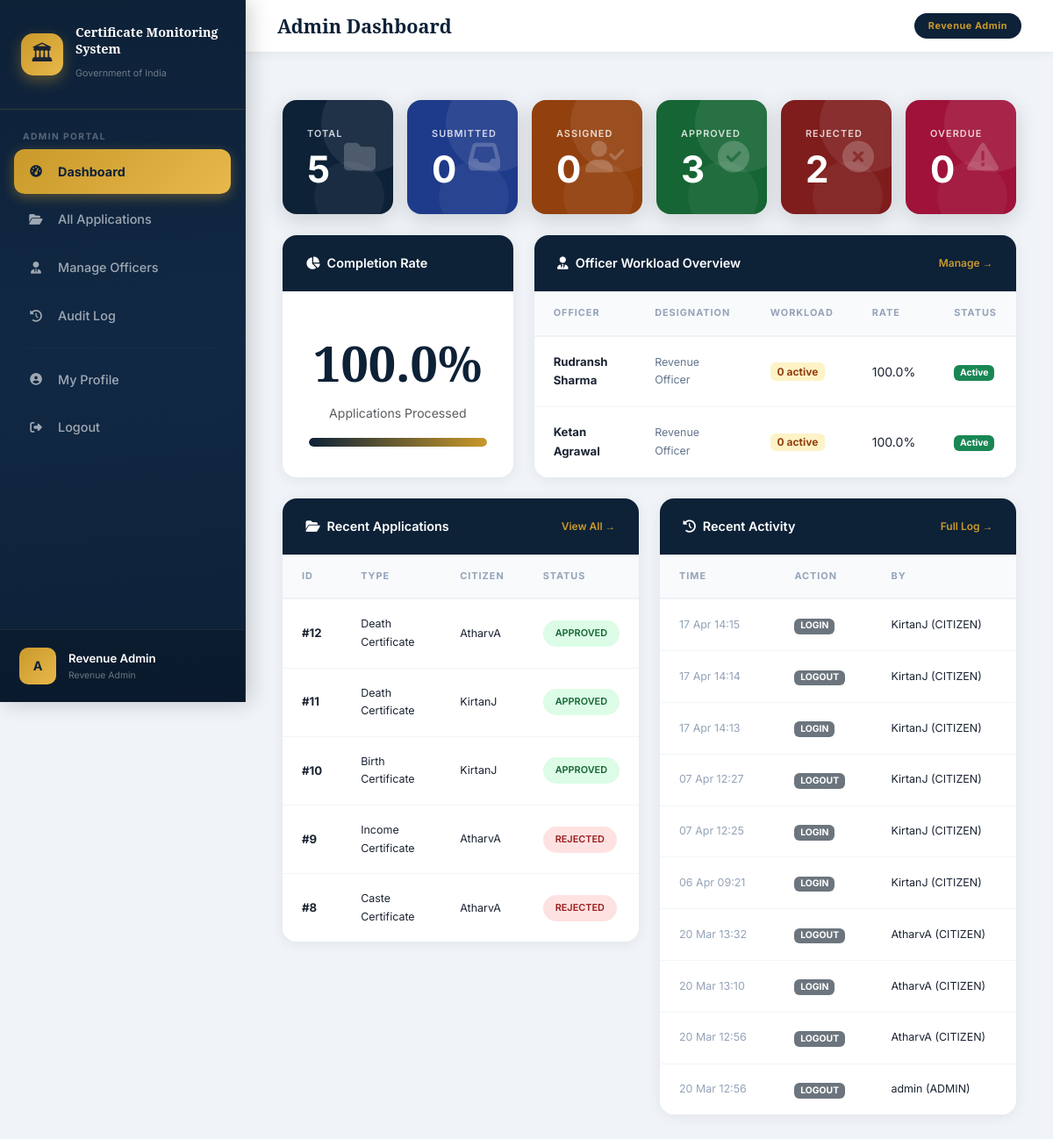
The page /admin-panel/dashboard/ (signed in) on the database its author committed.
### users/models.py (models this page shows, shortened)
class User(AbstractUser):
    CITIZEN = 'CITIZEN'
    OFFICER = 'OFFICER'
    ADMIN = 'ADMIN'
    ROLE_CHOICES = [
        (CITIZEN, 'Citizen'),
        (OFFICER, 'Revenue Officer'),
        (ADMIN, 'Revenue Admin'),
    ]
    role = models.CharField(max_length=10, choices=ROLE_CHOICES, default=CITIZEN)
    phone = models.CharField(max_length=15, blank=True)
    address = models.TextField(blank=True)
    created_at = models.DateTimeField(auto_now_add=True)
    def is_citizen(self):
        return self.role == self.CITIZEN
    def is_officer(self):
        return self.role == self.OFFICER
    def is_admin(self):
        return self.role == self.ADMIN
    def get_role_display_name(self):
        return dict(self.ROLE_CHOICES).get(self.role, self.role)
    def __str__(self):
        return f"{self.username} ({self.role})"

class OfficerProfile(models.Model):
    user = models.OneToOneField(User, on_delete=models.CASCADE, related_name='officer_profile')
    designation = models.CharField(max_length=100, default='Revenue Officer')
    workload_count = models.IntegerField(default=0)
    is_active = models.BooleanField(default=True)
    is_flagged = models.BooleanField(default=False)
    flag_reason = models.TextField(blank=True)
    admin_remarks = models.TextField(blank=True)
    joined_date = models.DateTimeField(auto_now_add=True)
    def get_completion_rate(self):
        from applications.models import CertificateApplication
        total = CertificateApplication.objects.filter(assigned_officer=self).count()
        done = CertificateApplication.objects.filter(
            assigned_officer=self,
            status__in=['APPROVED', 'REJECTED']
        ).count()
        return round((done / total * 100), 1) if total > 0 else 0

### applications/models.py (models this page shows, shortened)
class CertificateApplication(models.Model):
    SUBMITTED = 'SUBMITTED'
    ASSIGNED = 'ASSIGNED'
    APPROVED = 'APPROVED'
    REJECTED = 'REJECTED'
    OVERDUE = 'OVERDUE'
    STATUS_CHOICES = [
        (SUBMITTED, 'Submitted'),
        (ASSIGNED, 'Assigned'),
        (APPROVED, 'Approved'),
        (REJECTED, 'Rejected'),
        (OVERDUE, 'Overdue'),
    ]
    CASTE = 'CASTE'
    INCOME = 'INCOME'
    BIRTH = 'BIRTH'
    DEATH = 'DEATH'
    CERTIFICATE_CHOICES = [
        (CASTE, 'Caste Certificate'),
        (INCOME, 'Income Certificate'),
        (BIRTH, 'Birth Certificate'),
        (DEATH, 'Death Certificate'),
    ]
    citizen = models.ForeignKey(User, on_delete=models.CASCADE, related_name='applications')
    assigned_officer = models.ForeignKey(
        OfficerProfile, on_delete=models.SET_NULL, null=True, blank=True,
        related_name='assigned_applications'
    )
    certificate_type = models.CharField(max_length=20, choices=CERTIFICATE_CHOICES)
    status = models.CharField(max_length=15, choices=STATUS_CHOICES, default=SUBMITTED)
    applicant_name = models.CharField(max_length=100)
    applicant_dob = models.DateField()
    applicant_gender = models.CharField(max_length=10, choices=[
        ('Male', 'Male'), ('Female', 'Female'), ('Other', 'Other')
    ])
    applicant_phone = models.CharField(max_length=15)
    applicant_address = models.TextField()
    aadhar_number = models.CharField(max_length=12)
    aadhar_photo = models.ImageField(upload_to='aadhar/%Y/%m/', null=True, blank=True)
    caste_name = models.CharField(max_length=100, blank=True)
    caste_category = models.CharField(max_length=10, blank=True, choices=[
        ('SC', 'SC'), ('ST', 'ST'), ('OBC', 'OBC'), ('General', 'General'),
    ])
    father_name = models.CharField(max_length=100, blank=True)
    purpose = models.TextField(blank=True)
    annual_income = models.CharField(max_length=20, blank=True)
    occupation = models.CharField(max_length=100, blank=True)
    income_purpose = models.TextField(blank=True)
    birth_place = models.CharField(max_length=200, blank=True)
    mother_name = models.CharField(max_length=100, blank=True)
    birth_father_name = models.CharField(max_length=100, blank=True)
    hospital_name = models.CharField(max_length=200, blank=True)
    deceased_name = models.CharField(max_length=100, blank=True)
    death_date = models.DateField(null=True, blank=True)
    death_place = models.CharField(max_length=200, blank=True)
    cause_of_death = models.CharField(max_length=200, blank=True)
    informant_name = models.CharField(max_length=100, blank=True)
    relation_to_deceased = models.CharField(max_length=50, blank=True)
    submitted_date = models.DateTimeField(default=timezone.now)
    assigned_date = models.DateTimeField(null=True, blank=True)
    due_date = models.DateTimeField(null=True, blank=True)
    processed_date = models.DateTimeField(null=True, blank=True)
    remarks = models.TextField(blank=True)
    class Meta:
        ordering = ['-submitted_date']

### automation/models.py (models this page shows, shortened)
class AuditLog(models.Model):
    performed_by = models.ForeignKey(
        'users.User', on_delete=models.SET_NULL, null=True, blank=True,
        related_name='audit_logs'
    )
    application = models.ForeignKey(
        'applications.CertificateApplication', on_delete=models.SET_NULL,
        null=True, blank=True, related_name='audit_logs'
    )
    action = models.CharField(max_length=50)
    description = models.TextField(blank=True)
    timestamp = models.DateTimeField(default=timezone.now)
    ip_address = models.GenericIPAddressField(null=True, blank=True)
    class Meta:
        ordering = ['-timestamp']

### admin_panel/views.py (the view)
    def wrapper(request, *args, **kwargs):
        if not request.user.is_authenticated or not request.user.is_admin():
            messages.error(request, 'Access denied. Admin only.')
            return redirect('login')
        return view_func(request, *args, **kwargs)

### templates/admin_panel/dashboard.html (shortened to what this page needs)
{% extends 'base.html' %}
{% block page_title %}Admin Dashboard{% endblock %}
{% block active_dashboard %}active{% endblock %}
{% block content %}
<div class="row g-3 mb-4">
    <div class="col-6 col-md-2">
        <div class="stat-card" style="background:#0d2137;">
            <div class="stat-label">Total</div>
            <div class="stat-value">{{ total }}</div>
            <i class="fas fa-folder stat-icon"></i>
        </div>
    </div>
    <div class="col-6 col-md-2">
        <div class="stat-card" style="background:#1e3a8a;">
            <div class="stat-label">Submitted</div>
            <div class="stat-value">{{ submitted }}</div>
            <i class="fas fa-inbox stat-icon"></i>
        </div>
    </div>
    <div class="col-6 col-md-2">
        <div class="stat-card" style="background:#92400e;">
            <div class="stat-label">Assigned</div>
            <div class="stat-value">{{ assigned }}</div>
            <i class="fas fa-user-check stat-icon"></i>
        </div>
    </div>
    <div class="col-6 col-md-2">
        <div class="stat-card" style="background:#166534;">
            <div class="stat-label">Approved</div>
            <div class="stat-value">{{ approved }}</div>
            <i class="fas fa-check-circle stat-icon"></i>
        </div>
    </div>
    <div class="col-6 col-md-2">
        <div class="stat-card" style="background:#7f1d1d;">
            <div class="stat-label">Rejected</div>
            <div class="stat-value">{{ rejected }}</div>
            <i class="fas fa-times-circle stat-icon"></i>
        </div>
    </div>
    <div class="col-6 col-md-2">
        <div class="stat-card" style="background:#9f1239;">
            <div class="stat-label">Overdue</div>
            <div class="stat-value">{{ overdue }}</div>
            <i class="fas fa-exclamation-triangle stat-icon"></i>
        </div>
    </div>
</div>
<div class="row g-4 mb-4">
    <div class="col-md-4">
        <div class="card h-100">
            <div class="card-header-navy"><span><i class="fas fa-chart-pie me-2"></i>Completion Rate</span></div>
            <div class="card-body d-flex flex-column align-items-center justify-content-center py-4">
                <div style="font-size:3.5rem;font-weight:900;color:#0d2137;font-family:'Noto Serif',serif;">{{ completion_pct }}%</div>
                <p class="text-muted mb-3" style="font-size:0.88rem;">Applications Processed</p>
                <div class="progress w-100" style="height:10px;">
                    <div class="progress-bar" role="progressbar"
                         style="width:{{ completion_pct }}%;background:linear-gradient(90deg,#0d2137,#c9992a);"
                         aria-valuenow="{{ completion_pct }}" aria-valuemin="0" aria-valuemax="100">
                    </div>
                </div>
            </div>
        </div>
    </div>
    <div class="col-md-8">
        <div class="card h-100">
            <div class="card-header-navy">
                <span><i class="fas fa-user-tie me-2"></i>Officer Workload Overview</span>
                <a href="{% url 'manage_officers' %}" style="color:#c9992a;font-size:0.75rem;text-decoration:none;">Manage →</a>
            </div>
            <div class="card-body p-0">
                <table class="table table-clean mb-0">
                    <thead>
                        <tr><th>Officer</th><th>Designation</th><th>Workload</th><th>Rate</th><th>Status</th></tr>
                    </thead>
                    <tbody>
                        {% for officer in officers %}
                        <tr>
                            <td>
                                <strong>{{ officer.user.get_full_name|default:officer.user.username }}</strong>
                            </td>
                            <td style="font-size:0.78rem;color:#64748b;">{{ officer.designation }}</td>
                            <td>
                                <span class="badge" style="background:#fef3c7;color:#92400e;font-size:0.75rem;">{{ officer.workload_count }} active</span>
                            </td>
                            <td style="font-size:0.88rem;">{{ officer.get_completion_rate }}%</td>
                            <td>
                                {% if officer.is_active %}
                                <span class="badge bg-success" style="font-size:0.65rem;">Active</span>
                                {% else %}
                                <span class="badge bg-danger" style="font-size:0.65rem;">Inactive</span>
                                {% endif %}
                            </td>
                        </tr>
                        {% empty %}
                        <tr><td colspan="5" class="text-center text-muted py-3" style="font-size:0.88rem;">No officers created yet. <a href="{% url 'manage_officers' %}">Create one →</a></td></tr>
                        {% endfor %}
                    </tbody>
                </table>
            </div>
        </div>
    </div>
</div>
<div class="row g-4">
    <div class="col-md-6">
        <div class="card">
            <div class="card-header-navy">
                <span><i class="fas fa-folder-open me-2"></i>Recent Applications</span>
                <a href="{% url 'all_applications' %}" style="color:#c9992a;font-size:0.75rem;text-decoration:none;">View All →</a>
            </div>
            <div class="card-body p-0">
                <table class="table table-clean mb-0">
                    <thead><tr><th>ID</th><th>Type</th><th>Citizen</th><th>Status</th></tr></thead>
                    <tbody>
                        {% for app in recent_apps %}
                        <tr {% if app.status == 'OVERDUE' %}class="overdue-row"{% endif %}>
                            <td><strong>#{{ app.id }}</strong></td>
                            <td style="font-size:0.78rem;">{{ app.get_certificate_type_display }}</td>
                            <td style="font-size:0.78rem;">{{ app.citizen.username }}</td>
                            <td><span class="badge-status badge-{{ app.status }}">{{ app.status }}</span></td>
                        </tr>
                        {% empty %}
                        <tr><td colspan="4" class="text-center text-muted py-3" style="font-size:0.88rem;">No applications yet.</td></tr>
                        {% endfor %}
                    </tbody>
                </table>
            </div>
        </div>
    </div>
    <div class="col-md-6">
        <div class="card">
            <div class="card-header-navy">
                <span><i class="fas fa-clock-rotate-left me-2"></i>Recent Activity</span>
                <a href="{% url 'audit_log' %}" style="color:#c9992a;font-size:0.75rem;text-decoration:none;">Full Log →</a>
            </div>
            <div class="card-body p-0">
                <table class="table table-clean mb-0">
                    <thead><tr><th>Time</th><th>Action</th><th>By</th></tr></thead>
                    <tbody>
                        {% for log in recent_logs %}
                        <tr>
                            <td style="font-size:0.78rem;color:#94a3b8;">{{ log.timestamp|date:"d M H:i" }}</td>
                            <td><span class="badge bg-secondary" style="font-size:0.65rem;">{{ log.action }}</span></td>
                            <td style="font-size:0.78rem;">{{ log.performed_by|default:"System" }}</td>
                        </tr>
                        {% empty %}
                        <tr><td colspan="3" class="text-center text-muted py-3" style="font-size:0.88rem;">No activity yet.</td></tr>
                        {% endfor %}
                    </tbody>
                </table>
            </div>
        </div>
    </div>
</div>
{% endblock %}

### templates/base.html (shortened to what this page needs)
<!DOCTYPE html>
<html lang="en">
<head>
    <link href="https://cdn.jsdelivr.net/npm/bootstrap@5.3.2/dist/css/bootstrap.min.css" rel="stylesheet">
    <link href="https://cdnjs.cloudflare.com/ajax/libs/font-awesome/6.5.0/css/all.min.css" rel="stylesheet">
</head>
<body>
{% if user.is_authenticated %}
<div class="sidebar">
    <div class="sidebar-brand">
        <div class="emblem">🏛</div>
        <div class="brand-text">
            <span class="brand-title">Certificate Monitoring System</span>
            <span class="brand-sub">Government of India</span>
        </div>
    </div>
    <div class="sidebar-section">
        {% if user.is_admin %}
        <div class="sidebar-section-label">Admin Portal</div>
        <a href="{% url 'admin_dashboard' %}" class="nav-link-item {% block active_dashboard %}{% endblock %}">
            <span class="icon"><i class="fas fa-gauge-high"></i></span> Dashboard
        </a>
        <a href="{% url 'all_applications' %}" class="nav-link-item {% block active_apps %}{% endblock %}">
            <span class="icon"><i class="fas fa-folder-open"></i></span> All Applications
        </a>
        <a href="{% url 'manage_officers' %}" class="nav-link-item {% block active_officers %}{% endblock %}">
            <span class="icon"><i class="fas fa-user-tie"></i></span> Manage Officers
        </a>
        <a href="{% url 'audit_log' %}" class="nav-link-item {% block active_audit %}{% endblock %}">
            <span class="icon"><i class="fas fa-clock-rotate-left"></i></span> Audit Log
        </a>
        {% endif %}
        <hr class="sidebar-divider">
        <a href="{% url 'profile' %}" class="nav-link-item">
            <span class="icon"><i class="fas fa-user-circle"></i></span> My Profile
        </a>
        <a href="{% url 'logout' %}" class="nav-link-item">
            <span class="icon"><i class="fas fa-right-from-bracket"></i></span> Logout
        </a>
    </div>
    <div class="sidebar-user">
        <div class="avatar">{{ user.username|first|upper }}</div>
        <div style="overflow:hidden; flex:1;">
            <div class="user-name">{{ user.get_full_name|default:user.username }}</div>
            <div class="user-role">{{ user.get_role_display_name }}</div>
        </div>
    </div>
</div>
<div class="main-wrapper">
    <div class="topbar">
        <div class="page-title">{% block page_title %}{% endblock %}</div>
        <span class="topbar-badge">{{ user.get_role_display_name }}</span>
    </div>
    <div class="messages-container">
    </div>
    <div class="content-area">
        {% block content %}{% endblock %}
    </div>
</div>
{% else %}
{% block auth_content %}{% endblock %}
{% endif %}
</body>
</html>

### rows shown on the page
User: username|first "A", get_full_name "Revenue Admin", get_role_display_name "Revenue Admin"
OfficerProfile: user.get_full_name "Rudransh Sharma", designation "Revenue Officer", workload_count "0", get_completion_rate "100.0", is_active "Active"
OfficerProfile: user.get_full_name "Ketan Agrawal", designation "Revenue Officer", workload_count "0", get_completion_rate "100.0", is_active "Active"
CertificateApplication: id "12", certificate_type "Death Certificate", citizen.username "AtharvA", status "APPROVED"
CertificateApplication: id "11", certificate_type "Death Certificate", citizen.username "KirtanJ", status "APPROVED"
CertificateApplication: id "10", certificate_type "Birth Certificate", citizen.username "KirtanJ", status "APPROVED"
CertificateApplication: id "9", certificate_type "Income Certificate", citizen.username "AtharvA", status "REJECTED"
CertificateApplication: id "8", certificate_type "Caste Certificate", citizen.username "AtharvA", status "REJECTED"
AuditLog: timestamp "17 Apr 14:15", action "LOGIN", performed_by "KirtanJ (CITIZEN)"
AuditLog: timestamp "17 Apr 14:14", action "LOGOUT", performed_by "KirtanJ (CITIZEN)"
AuditLog: timestamp "17 Apr 14:13", action "LOGIN", performed_by "KirtanJ (CITIZEN)"
AuditLog: timestamp "07 Apr 12:27", action "LOGOUT", performed_by "KirtanJ (CITIZEN)"
AuditLog: timestamp "07 Apr 12:25", action "LOGIN", performed_by "KirtanJ (CITIZEN)"
AuditLog: timestamp "06 Apr 09:21", action "LOGIN", performed_by "KirtanJ (CITIZEN)"
AuditLog: timestamp "20 Mar 13:32", action "LOGOUT", performed_by "AtharvA (CITIZEN)"
AuditLog: timestamp "20 Mar 13:10", action "LOGIN", performed_by "AtharvA (CITIZEN)"
AuditLog: timestamp "20 Mar 12:56", action "LOGOUT", performed_by "AtharvA (CITIZEN)"
AuditLog: timestamp "20 Mar 12:56", action "LOGOUT", performed_by "admin (ADMIN)"

### other values the page prints
{{ total }} "5"
{{ submitted }} "0"
{{ assigned }} "0"
{{ approved }} "3"
{{ rejected }} "2"
{{ overdue }} "0"
{{ completion_pct }} "100.0"
